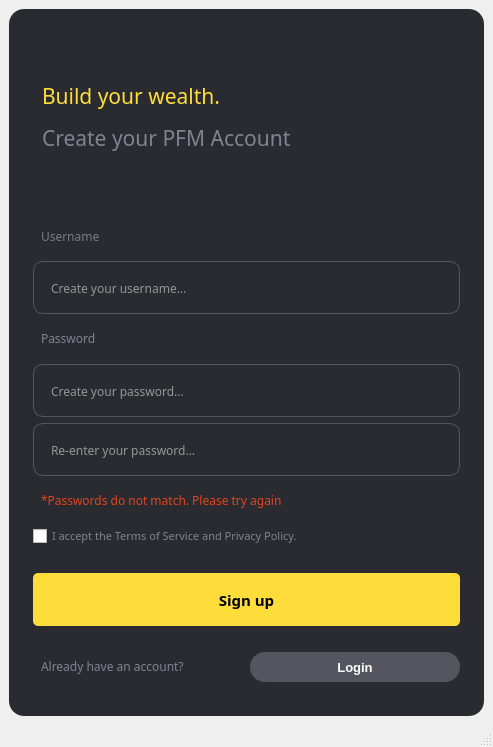
<?xml version="1.0" encoding="UTF-8"?>
<ui version="4.0">
 <class>MainWindow</class>
 <widget class="QMainWindow" name="MainWindow">
  <property name="geometry">
   <rect>
    <x>0</x>
    <y>0</y>
    <width>493</width>
    <height>747</height>
   </rect>
  </property>
  <property name="windowTitle">
   <string>MainWindow</string>
  </property>
  <property name="styleSheet">
   <string notr="true"/>
  </property>
  <widget class="QWidget" name="centralwidget">
   <property name="layoutDirection">
    <enum>Qt::LeftToRight</enum>
   </property>
   <property name="styleSheet">
    <string notr="true">#loginFrame{
	background-color: rgb(42, 43, 48);
	border-radius: 15px;       
   	padding-left: 15px;      
   	padding-right: 15px;       
    padding-top: 25px;          
    padding-bottom: 25px; 
}
QLabel{
	padding:5px;
}
QLineEdit{
	height:50px;
	padding: 1px 15 px;
	background-color: rgb(42, 43, 48);
	border: 1px solid rgba(84,86,95,255);
	border-radius: 10px;
	color:rgb(255, 255, 255);
}
#signin{
	background-color: rgb(254, 221, 59);	
	border-radius:5px;
	height:50px;
}
#createAcc{
	color:rgb(255, 255, 255);
	background-color: rgb(84, 86, 95);
	border-radius:15px;
	height:30px;
}</string>
   </property>
   <layout class="QGridLayout" name="gridLayout">
    <item row="0" column="0">
     <widget class="QFrame" name="loginFrame">
      <property name="minimumSize">
       <size>
        <width>471</width>
        <height>700</height>
       </size>
      </property>
      <property name="maximumSize">
       <size>
        <width>800</width>
        <height>800</height>
       </size>
      </property>
      <property name="frameShape">
       <enum>QFrame::StyledPanel</enum>
      </property>
      <property name="frameShadow">
       <enum>QFrame::Raised</enum>
      </property>
      <layout class="QGridLayout" name="gridLayout_2">
       <item row="19" column="1">
        <widget class="QPushButton" name="createAcc">
         <property name="font">
          <font>
           <family>Segoe UI</family>
           <pointsize>10</pointsize>
           <weight>75</weight>
           <bold>true</bold>
          </font>
         </property>
         <property name="cursor">
          <cursorShape>PointingHandCursor</cursorShape>
         </property>
         <property name="text">
          <string>Login</string>
         </property>
        </widget>
       </item>
       <item row="1" column="0" rowspan="4" colspan="2">
        <widget class="QLabel" name="label">
         <property name="font">
          <font>
           <family>Poppins Medium</family>
           <pointsize>12</pointsize>
          </font>
         </property>
         <property name="text">
          <string>&lt;html&gt;&lt;head/&gt;&lt;body&gt;&lt;p&gt;&lt;span style=&quot; font-size:16pt; color:#fedd3b;&quot;&gt;Build your wealth.&lt;/span&gt;&lt;/p&gt;&lt;p&gt;&lt;span style=&quot; font-size:16pt; color:#808390;&quot;&gt;Create your PFM Account&lt;/span&gt;&lt;/p&gt;&lt;/body&gt;&lt;/html&gt;</string>
         </property>
         <property name="alignment">
          <set>Qt::AlignLeading|Qt::AlignLeft|Qt::AlignVCenter</set>
         </property>
        </widget>
       </item>
       <item row="13" column="0" colspan="2">
        <widget class="QLineEdit" name="lineEdit_3">
         <property name="minimumSize">
          <size>
           <width>0</width>
           <height>53</height>
          </size>
         </property>
         <property name="font">
          <font>
           <family>Poppins</family>
           <pointsize>9</pointsize>
          </font>
         </property>
         <property name="placeholderText">
          <string>Re-enter your password...</string>
         </property>
        </widget>
       </item>
       <item row="12" column="0" colspan="2">
        <widget class="QLineEdit" name="lineEdit_2">
         <property name="minimumSize">
          <size>
           <width>0</width>
           <height>53</height>
          </size>
         </property>
         <property name="maximumSize">
          <size>
           <width>16777215</width>
           <height>16777215</height>
          </size>
         </property>
         <property name="font">
          <font>
           <family>Poppins</family>
           <pointsize>9</pointsize>
          </font>
         </property>
         <property name="echoMode">
          <enum>QLineEdit::Password</enum>
         </property>
         <property name="placeholderText">
          <string>Create your password...</string>
         </property>
        </widget>
       </item>
       <item row="11" column="0" colspan="2">
        <widget class="QLabel" name="label_3">
         <property name="font">
          <font>
           <family>Poppins</family>
          </font>
         </property>
         <property name="text">
          <string>&lt;html&gt;&lt;head/&gt;&lt;body&gt;&lt;p&gt;&lt;span style=&quot; color:#808390;&quot;&gt;Password&lt;/span&gt;&lt;/p&gt;&lt;/body&gt;&lt;/html&gt;</string>
         </property>
        </widget>
       </item>
       <item row="10" column="0" colspan="2">
        <widget class="QLineEdit" name="lineEdit">
         <property name="minimumSize">
          <size>
           <width>0</width>
           <height>53</height>
          </size>
         </property>
         <property name="maximumSize">
          <size>
           <width>16777215</width>
           <height>16777215</height>
          </size>
         </property>
         <property name="font">
          <font>
           <family>Poppins</family>
           <pointsize>9</pointsize>
          </font>
         </property>
         <property name="placeholderText">
          <string>Create your username...</string>
         </property>
        </widget>
       </item>
       <item row="17" column="0" colspan="2">
        <widget class="QPushButton" name="signin">
         <property name="minimumSize">
          <size>
           <width>0</width>
           <height>53</height>
          </size>
         </property>
         <property name="maximumSize">
          <size>
           <width>16777215</width>
           <height>16777215</height>
          </size>
         </property>
         <property name="font">
          <font>
           <family>Montserrat</family>
           <pointsize>11</pointsize>
           <weight>75</weight>
           <bold>true</bold>
          </font>
         </property>
         <property name="cursor">
          <cursorShape>PointingHandCursor</cursorShape>
         </property>
         <property name="contextMenuPolicy">
          <enum>Qt::DefaultContextMenu</enum>
         </property>
         <property name="text">
          <string>Sign up</string>
         </property>
        </widget>
       </item>
       <item row="15" column="0" colspan="2">
        <widget class="QCheckBox" name="checkBox">
         <property name="font">
          <font>
           <family>Poppins</family>
           <pointsize>8</pointsize>
          </font>
         </property>
         <property name="cursor">
          <cursorShape>PointingHandCursor</cursorShape>
         </property>
         <property name="styleSheet">
          <string notr="true">color:rgb(128, 131, 144);</string>
         </property>
         <property name="text">
          <string>I accept the Terms of Service and Privacy Policy.</string>
         </property>
         <property name="iconSize">
          <size>
           <width>40</width>
           <height>40</height>
          </size>
         </property>
        </widget>
       </item>
       <item row="18" column="0" colspan="2">
        <spacer name="horizontalSpacer_3">
         <property name="orientation">
          <enum>Qt::Horizontal</enum>
         </property>
         <property name="sizeHint" stdset="0">
          <size>
           <width>40</width>
           <height>20</height>
          </size>
         </property>
        </spacer>
       </item>
       <item row="8" column="0" colspan="2">
        <spacer name="horizontalSpacer_2">
         <property name="orientation">
          <enum>Qt::Horizontal</enum>
         </property>
         <property name="sizeHint" stdset="0">
          <size>
           <width>40</width>
           <height>20</height>
          </size>
         </property>
        </spacer>
       </item>
       <item row="16" column="0" colspan="2">
        <spacer name="horizontalSpacer">
         <property name="orientation">
          <enum>Qt::Horizontal</enum>
         </property>
         <property name="sizeHint" stdset="0">
          <size>
           <width>40</width>
           <height>20</height>
          </size>
         </property>
        </spacer>
       </item>
       <item row="19" column="0">
        <widget class="QLabel" name="label_4">
         <property name="maximumSize">
          <size>
           <width>16777215</width>
           <height>16777215</height>
          </size>
         </property>
         <property name="font">
          <font>
           <family>Poppins</family>
          </font>
         </property>
         <property name="text">
          <string>&lt;html&gt;&lt;head/&gt;&lt;body&gt;&lt;p&gt;&lt;span style=&quot; color:#808390;&quot;&gt;Already have an account?&lt;/span&gt;&lt;/p&gt;&lt;/body&gt;&lt;/html&gt;</string>
         </property>
        </widget>
       </item>
       <item row="9" column="0" colspan="2">
        <widget class="QLabel" name="label_2">
         <property name="font">
          <font>
           <family>Poppins</family>
          </font>
         </property>
         <property name="text">
          <string>&lt;html&gt;&lt;head/&gt;&lt;body&gt;&lt;p&gt;&lt;span style=&quot; color:#787a87;&quot;&gt;Username&lt;/span&gt;&lt;/p&gt;&lt;/body&gt;&lt;/html&gt;</string>
         </property>
        </widget>
       </item>
       <item row="14" column="0" colspan="2">
        <widget class="QLabel" name="label_5">
         <property name="font">
          <font>
           <family>Poppins</family>
           <pointsize>9</pointsize>
          </font>
         </property>
         <property name="text">
          <string>&lt;html&gt;&lt;head/&gt;&lt;body&gt;&lt;p&gt;&lt;span style=&quot; color:#e1441d;&quot;&gt;*Passwords do not match. Please try again&lt;/span&gt;&lt;/p&gt;&lt;/body&gt;&lt;/html&gt;</string>
         </property>
        </widget>
       </item>
      </layout>
     </widget>
    </item>
   </layout>
  </widget>
  <widget class="QStatusBar" name="statusbar"/>
 </widget>
 <resources/>
 <connections/>
</ui>
